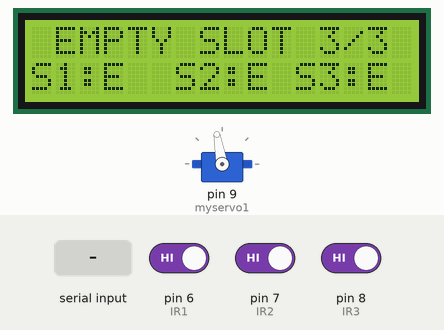
Recording of a sketch running on a simulated Arduino Uno, built with avr-gcc and run on an emulated ATmega328P. On the bench: 16×2 character LCD, servo. The inputs (shaded band) are chosen by the test bench; at power-on: pin 6 (IR1) HIGH, pin 7 (IR2) HIGH, pin 8 (IR3) HIGH. What the sketch prints to the serial monitor is not drawn.

Above: at 6.2 s.
6.3 s: "open\n" received over Serial
16.5 s: pin 6 (IR1) driven LOW
At 21.5 s:
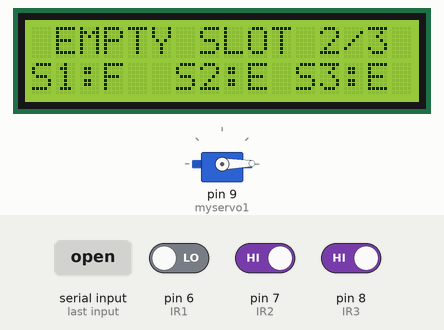
26.7 s: pin 7 (IR2) driven LOW
At 32.0 s:
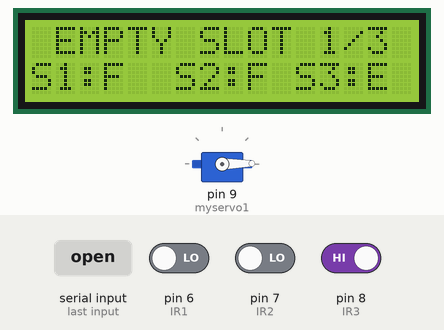
36.9 s: pin 8 (IR3) driven LOW
At 41.3 s:
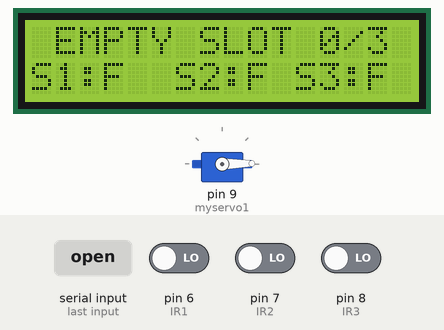
47.1 s: pin 6 (IR1) driven HIGH
At 50.3 s:
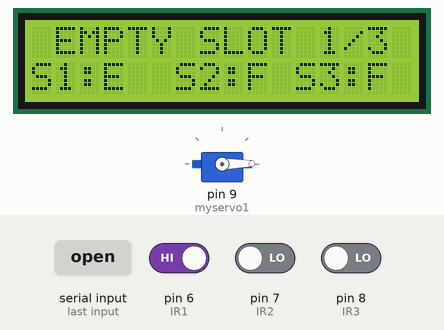
55.3 s: pin 7 (IR2) driven HIGH
At 59.6 s:
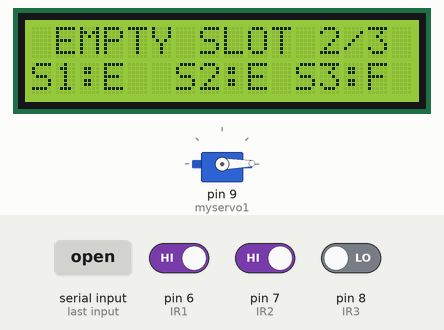
Timing chart, 0 to 61.1 s (numbered marks = the images above; inputs shaded):
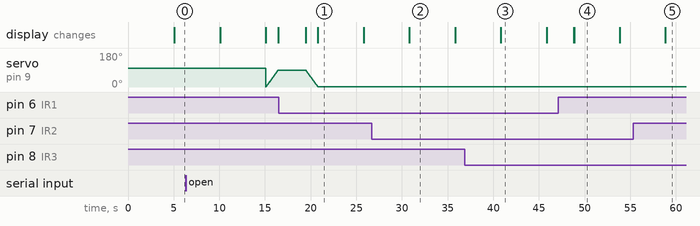

The sketch:

controll.ino
```cpp
#include <LiquidCrystal.h>
LiquidCrystal lcd(12, 11, 5, 4, 3, 2);
#include <Servo.h>
Servo myservo1;
int pos = 0;

int IR1 = 6;
int IR2 = 7;
int IR3 = 8;

int S1 = 0, S2 = 0, S3 = 0;

int Slot = 3;
int total = 0;

int flag1 = 0;
int flag2 = 0;

void setup()
{
  // Initialize LCD screen and serial communication
  lcd.begin(16, 2);
  Serial.begin(9600);
//  lcd.backlight();

  // Set up pins for IR sensors and servo motor
  pinMode(IR1, INPUT);
  pinMode(IR2, INPUT);
  pinMode(IR3, INPUT);

  myservo1.attach(9);
  myservo1.write(100);

  // Display startup message on LCD screen
//  lcd.setCursor(0, 0);
//  lcd.print(" Parking slot ");
//  lcd.setCursor(0, 1);
//  lcd.print(Slot);
//  delay(5000);
//  lcd.clear();
  lcd.setCursor(0, 0);
  lcd.print(" WELCOME ");
  lcd.setCursor(0, 1);
  lcd.print(" PARKING SYSTEM ");
  delay(5000);
  lcd.clear();
}

void open()
{
  lcd.noDisplay();
  // Open the servo motor to allow a car to enter the parking spot
  for (pos = 0; pos < 90; pos += 1)
  {
    myservo1.write(pos);
    delay(15);
  }
  lcd.display();
}

void close()
{
  lcd.noDisplay();
  // Close the servo motor after a car has entered the parking spot
  for (pos = 90; pos >= 1; pos -= 1)
  {
    myservo1.write(pos);
    delay(15);
  }
  lcd.display();
}

void loop()
{
  Read_Sensor();
   // Display number of available parking spots on LCD screen
  lcd.setCursor(0, 0);
  lcd.print(" EMPTY SLOT ");
  lcd.print(Slot);
  lcd.print("/3");

  lcd.setCursor (0, 1);
  if (S1 == 1) {
    lcd.print("S1:F");
  }
  else {
    lcd.print("S1:E");
  }
  lcd.setCursor (6, 1);
  if (S2 == 1) {
    lcd.print("S2:F");
  }
  else {
    lcd.print("S2:E");
  }
  lcd.setCursor (11, 1);
  if (S3 == 1) {
    lcd.print("S3:F");
  }
  else {
    lcd.print("S3:E");
  }
  delay(5000);
  lcd.clear();

  // Check for input from serial monitor
  if (Serial.available() > 0)
  {
    // Read input from serial monitor
    String data = "";
    data = Serial.readStringUntil('\n');
    Serial.println(data);

    // If input is "open", open and close servo motor
    if (data == "open")
    {
      open();
      delay(3000);
      close();

      // Update number of available parking spots
    }
  }
  if (Slot == 0)
      {
        // If no more parking spots are available, display message on LCD screen
        lcd.setCursor(0, 0);
        lcd.print(" SORRY :( ");
        lcd.setCursor(0, 1);
        lcd.print(" Parking Full ");
        delay(3000);
        lcd.clear();
      }
}

void Read_Sensor() {
  Slot = 3;
  S1 = 0, S2 = 0, S3 = 0;

  if (digitalRead(IR1) == 0) {
    S1 = 1;
  }
  if (digitalRead(IR2) == 0) {
    S2 = 1;
  }
  if (digitalRead(IR3) == 0) {
    S3 = 1;
  }
  total = S1+S2+S3;
  Slot = Slot - total;
  String s1 = String(S1);
  String s2 = String(S2);
  String s3 = String(S3);
  String send = s1+s2+s3;

  Serial.println(send);
  //Serial.print(",");
  //Serial.print(S2);
  //Serial.print(",");
  //Serial.println(S3);

}
```

Measured:
- after the input at 16.5 s, the display: first differs from a run without the input after 4.3 s (image 1)
- after the input at 26.7 s, the display: first differs from a run without the input after 4.1 s (image 2)
- after the input at 36.9 s, the display: first differs from a run without the input after 3.9 s (image 3)
- after the input at 47.1 s, the display: first differs from a run without the input after 1.7 s (image 4)
- after the input at 55.3 s, the display: first differs from a run without the input after 3.6 s (image 5)
- what the display in image 1 shows lasts 5.0 s, from 20.8 s to 25.8 s
